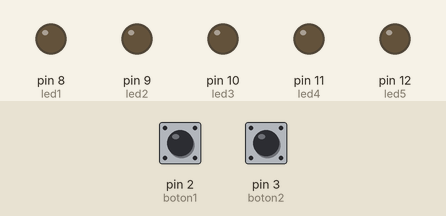
Recording of a sketch running on a simulated Arduino Uno, built with avr-gcc and run on an emulated ATmega328P. Parts: output pins drawn as LEDs (lit = HIGH). Dashed ring = blinking. The test bench sets the inputs (shaded band); at power-on: pin 2 (boton1) HIGH, pin 3 (boton2) LOW.

Above: at 1.2 s.
1.3 s: pin 2 (boton1) pulled LOW for 0.15 s
At 1.55 s:
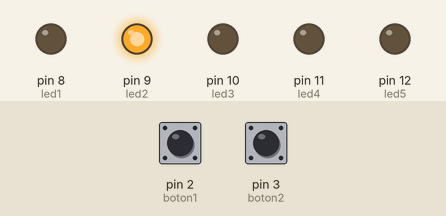
4.3 s: pin 3 (boton2) pulled HIGH for 3.2 s
At 4.55 s:
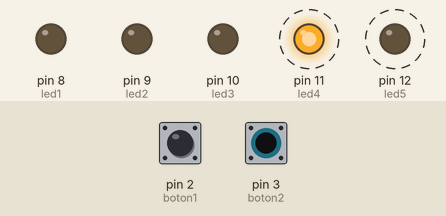
9.0 s: pin 2 (boton1) pulled LOW for 3.2 s
At 9.45 s:
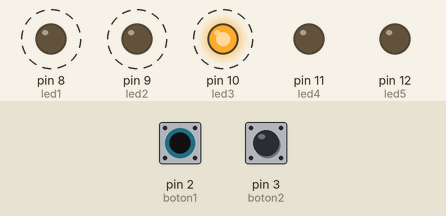
Timing chart, 0 to 14.4 s (numbered marks = the images above; inputs shaded):
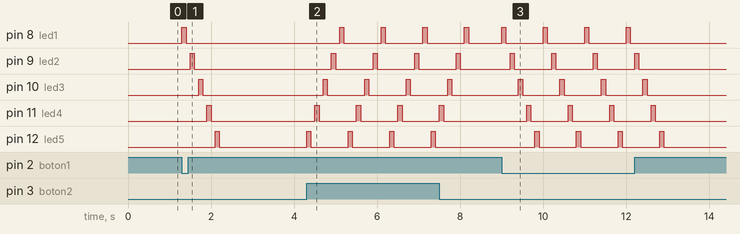

Measured:
- after the input at 1.3 s, pin 8 (led1): LOW → HIGH at once, → LOW 0.10 s later; pin 9 (led2): LOW → HIGH after 0.20 s, → LOW 0.10 s later; pin 10 (led3): LOW → HIGH after 0.40 s, → LOW 0.10 s later; pin 11 (led4): LOW → HIGH after 0.60 s, → LOW 0.10 s later; pin 12 (led5): LOW → HIGH after 0.80 s, → LOW 0.10 s later
- after the input at 4.3 s, pin 8 (led1): alternates HIGH for 0.10 s and LOW for 0.90 s, starting after 0.80 s; pin 9 (led2): alternates HIGH for 0.10 s and LOW for 0.90 s, starting after 0.60 s
- after the input at 9.0 s, pin 8 (led1): alternates HIGH for 0.10 s and LOW for 0.90 s, 8 changes in all, then stays LOW, starting at once; pin 9 (led2): alternates HIGH for 0.10 s and LOW for 0.90 s, 8 changes in all, then stays LOW, starting after 0.20 s

The sketch:

botones1.ino
```cpp
/*
Autor: Roberto Rico Sandoval.
Fille: Botones de acción física.
Date: 18/ 01/ 2023
*/

int led1 = 8;
int led2 = 9;
int led3 = 10;
int led4 = 11;
int led5 = 12;

int boton1 = 2;
int boton2 = 3;

int pulso1 = 0;
int pulso2 = 0;

int tiempo = 100;

void setup()
{
  pinMode(led1, OUTPUT);
  pinMode(led2, OUTPUT);
  pinMode(led3, OUTPUT);
  pinMode(led4, OUTPUT);
  pinMode(led5, OUTPUT);

  pinMode(boton1, INPUT);
  pinMode(boton2, INPUT);
}

void loop()
{
  pulso1 = digitalRead(boton1);
  pulso2 = digitalRead(boton2);

  if(pulso1 == 0){

    for(int i = 8; i <= 12; i++){

      digitalWrite(i, HIGH);
      delay(tiempo);
      digitalWrite(i, LOW);
      delay(tiempo);
    }
  }

  if(pulso2 == 1){

    for(int j = 12; j >= 8; j--){

      digitalWrite(j, HIGH);
      delay(tiempo);
      digitalWrite(j, LOW);
      delay(tiempo);
    }
  }
}
```
